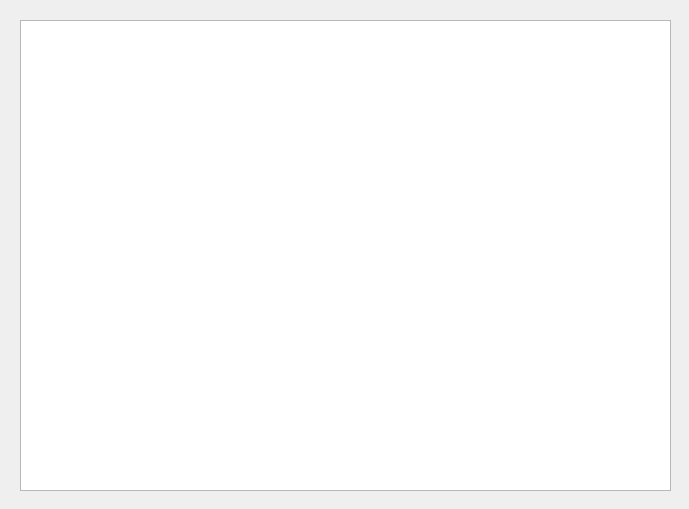
<?xml version="1.0" encoding="UTF-8"?>
<ui version="4.0">
 <class>Widget</class>
 <widget class="QWidget" name="Widget">
  <property name="geometry">
   <rect>
    <x>0</x>
    <y>0</y>
    <width>689</width>
    <height>509</height>
   </rect>
  </property>
  <property name="windowTitle">
   <string>Widget</string>
  </property>
  <widget class="QTableView" name="tableView">
   <property name="geometry">
    <rect>
     <x>20</x>
     <y>20</y>
     <width>651</width>
     <height>471</height>
    </rect>
   </property>
  </widget>
 </widget>
 <layoutdefault spacing="6" margin="11"/>
 <resources/>
 <connections/>
</ui>
